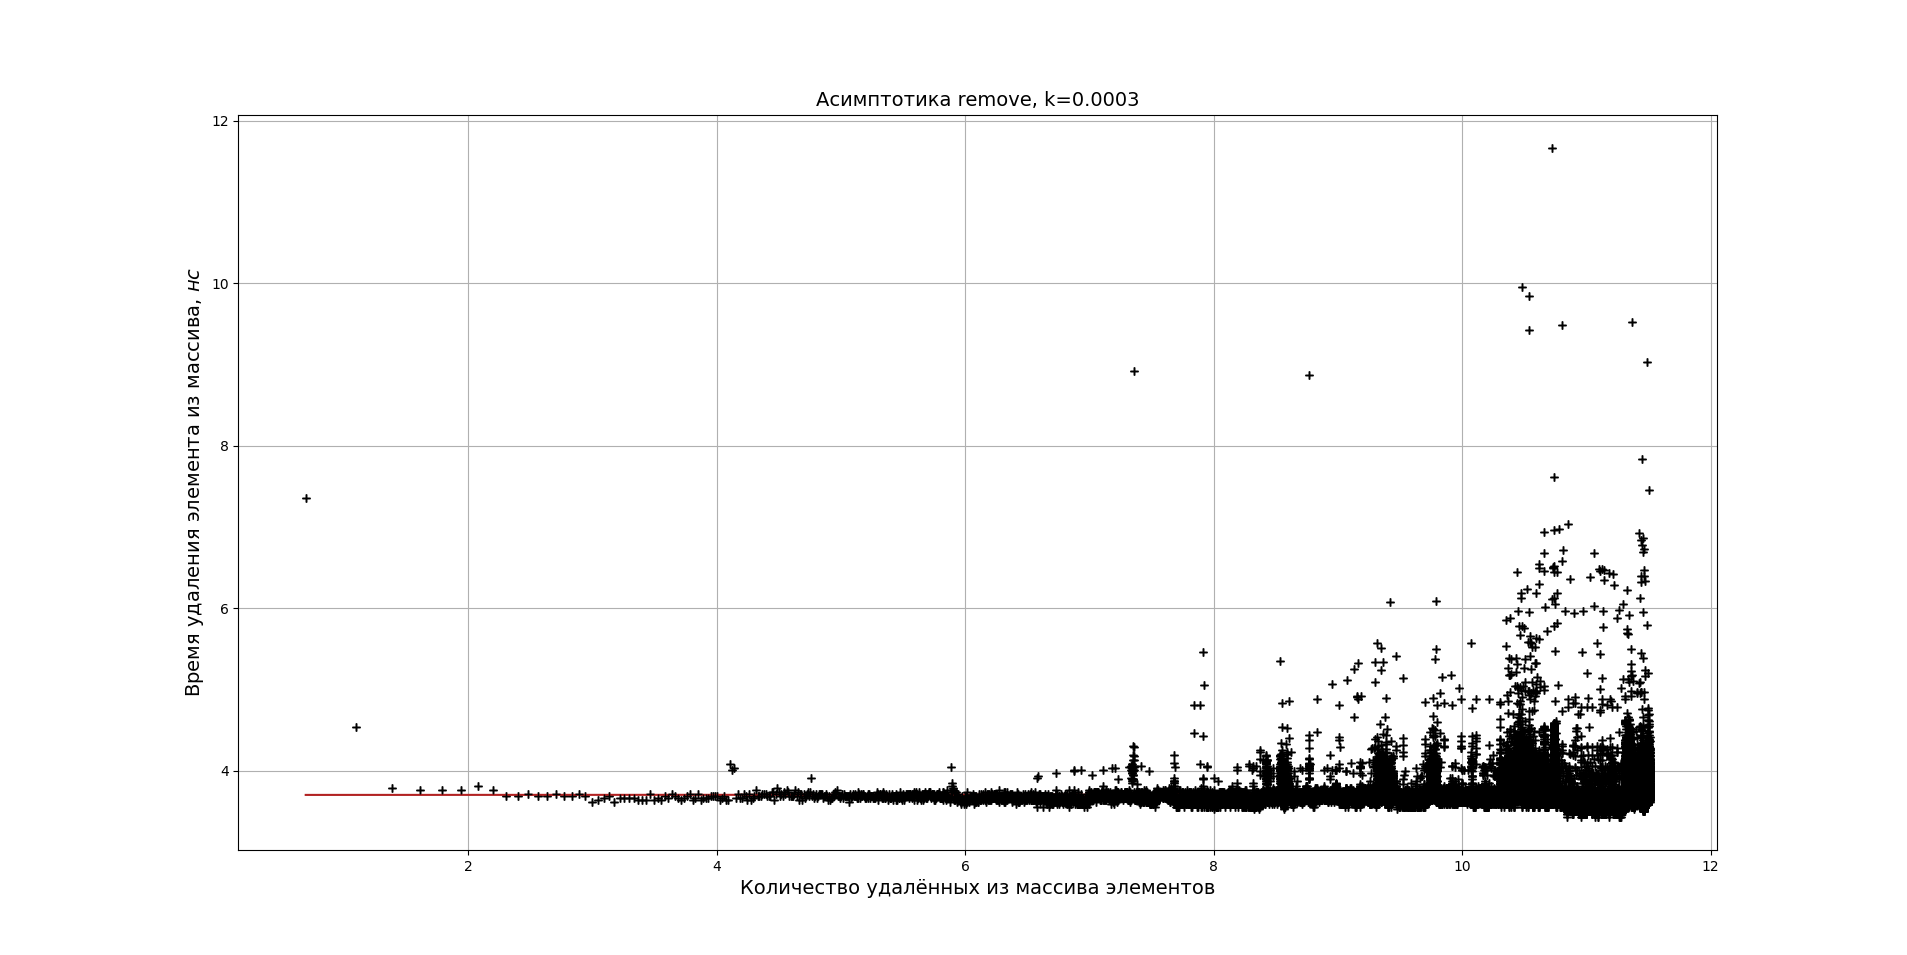

Write the Python code that produced this figure.
import numpy as np
import matplotlib.pyplot as plt

x = np.array([])
y = np.array([])

for i in np.arange(2, 100002):
    x = np.append(x, np.log(i))

f = open('remove.txt')
for line in f:
    y = np.append(y, np.log(int(line)))
f.close()


plt.xlabel(r'Количество удалённых из массива элементов', fontsize=14)
plt.ylabel(r'Время удаления элемента из массива, $нс$', fontsize=14)
plt.title(r'Асимптотика remove, k=0.0003', fontsize=14)
plt.grid(True)
plt.errorbar(x, y, xerr=0, yerr=0, fmt='+', color='black', capsize=3)
p = np.polyfit(x, y, 1, cov=True)
print(p)
p = p[0]
yfit = np.polyval(p,x)
plt.plot(x, yfit, color="firebrick")
plt.show()
